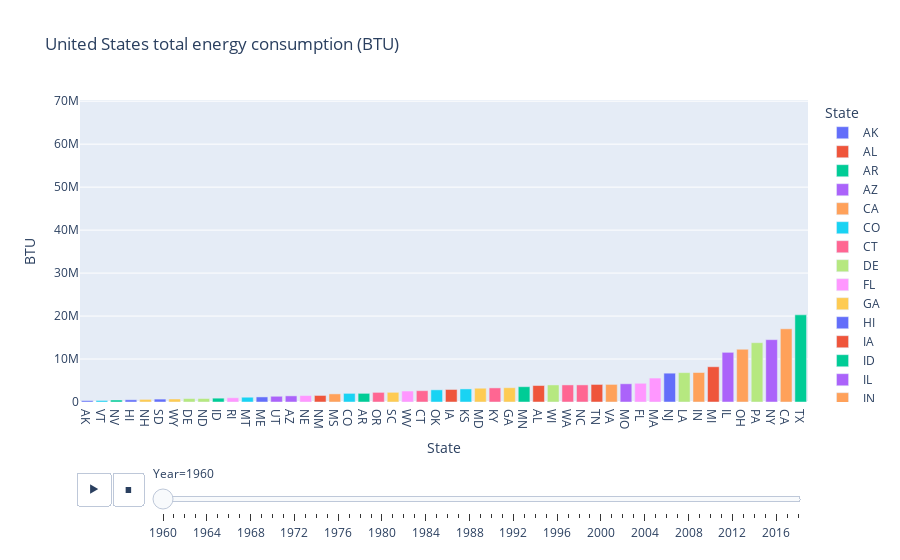

Notebook cell for this chart:
### Markdown cell above
# Creating the animated bar plot

Our data is now ready to be visualized! `plotly.express.bar` has an `animation_frame` argument which allows us to choose what column to animate our data on. For this example, we will be animating one frame per year of data.

### Code cell
fig = px.bar(
        summed_df, 
        x="State", 
        y="BTU", 
        animation_frame="Year", 
        range_y=(
            0, 
            summed_df["BTU"].max()
        ), 
        color="State",
        title="United States total energy consumption (BTU)"
).update_xaxes(categoryorder="total ascending")

fig.show()

### Figure 1 — Plotly figure (JSON) as saved in the notebook; plotly's stock layout.template omitted (floating-point values rounded to 4 significant figures)
{"data": [{"alignmentgroup": "True", "hovertemplate": "State=%{x}<br>Year=1960<br>BTU=%{y}<extra></extra>", "legendgroup": "AK", "marker": {"color": "#636efa"}, "name": "AK", "offsetgroup": "AK", "orientation": "v", "showlegend": true, "textposition": "auto", "type": "bar", "x": ["AK"], "xaxis": "x", "y": [313183], "yaxis": "y"}, {"alignmentgroup": "True", "hovertemplate": "State=%{x}<br>Year=1960<br>BTU=%{y}<extra></extra>", "legendgroup": "AL", "marker": {"color": "#EF553B"}, "name": "AL", "offsetgroup": "AL", "orientation": "v", "showlegend": true, "textposition": "auto", "type": "bar", "x": ["AL"], "xaxis": "x", "y": [3834544], "yaxis": "y"}, {"alignmentgroup": "True", "hovertemplate": "State=%{x}<br>Year=1960<br>BTU=%{y}<extra></extra>", "legendgroup": "AR", "marker": {"color": "#00cc96"}, "name": "AR", "offsetgroup": "AR", "orientation": "v", "showlegend": true, "textposition": "auto", "type": "bar", "x": ["AR"], "xaxis": "x", "y": [2012539], "yaxis": "y"}, {"alignmentgroup": "True", "hovertemplate": "State=%{x}<br>Year=1960<br>BTU=%{y}<extra></extra>", "legendgroup": "AZ", "marker": {"color": "#ab63fa"}, "name": "AZ", "offsetgroup": "AZ", "orientation": "v", "showlegend": true, "textposition": "auto", "type": "bar", "x": ["AZ"], "xaxis": "x", "y": [1423910], "yaxis": "y"}, {"alignmentgroup": "True", "hovertemplate": "State=%{x}<br>Year=1960<br>BTU=%{y}<extra></extra>", "legendgroup": "CA", "marker": {"color": "#FFA15A"}, "name": "CA", "offsetgroup": "CA", "orientation": "v", "showlegend": true, "textposition": "auto", "type": "bar", "x": ["CA"], "xaxis": "x", "y": [17033223], "yaxis": "y"}, {"alignmentgroup": "True", "hovertemplate": "State=%{x}<br>Year=1960<br>BTU=%{y}<extra></extra>", "legendgroup": "CO", "marker": {"color": "#19d3f3"}, "name": "CO", "offsetgroup": "CO", "orientation": "v", "showlegend": true, "textposition": "auto", "type": "bar", "x": ["CO"], "xaxis": "x", "y": [2007670], "yaxis": "y"}, {"alignmentgroup": "True", "hovertemplate": "State=%{x}<br>Year=1960<br>BTU=%{y}<extra></extra>", "legendgroup": "CT", "marker": {"color": "#FF6692"}, "name": "CT", "offsetgroup": "CT", "orientation": "v", "showlegend": true, "textposition": "auto", "type": "bar", "x": ["CT"], "xaxis": "x", "y": [2634442], "yaxis": "y"}, {"alignmentgroup": "True", "hovertemplate": "State=%{x}<br>Year=1960<br>BTU=%{y}<extra></extra>", "legendgroup": "DE", "marker": {"color": "#B6E880"}, "name": "DE", "offsetgroup": "DE", "orientation": "v", "showlegend": true, "textposition": "auto", "type": "bar", "x": ["DE"], "xaxis": "x", "y": [799979], "yaxis": "y"}, {"alignmentgroup": "True", "hovertemplate": "State=%{x}<br>Year=1960<br>BTU=%{y}<extra></extra>", "legendgroup": "FL", "marker": {"color": "#FF97FF"}, "name": "FL", "offsetgroup": "FL", "orientation": "v", "showlegend": true, "textposition": "auto", "type": "bar", "x": ["FL"], "xaxis": "x", "y": [4353011], "yaxis": "y"}, {"alignmentgroup": "True", "hovertemplate": "State=%{x}<br>Year=1960<br>BTU=%{y}<extra></extra>", "legendgroup": "GA", "marker": {"color": "#FECB52"}, "name": "GA", "offsetgroup": "GA", "orientation": "v", "showlegend": true, "textposition": "auto", "type": "bar", "x": ["GA"], "xaxis": "x", "y": [3324951], "yaxis": "y"}, {"alignmentgroup": "True", "hovertemplate": "State=%{x}<br>Year=1960<br>BTU=%{y}<extra></extra>", "legendgroup": "HI", "marker": {"color": "#636efa"}, "name": "HI", "offsetgroup": "HI", "orientation": "v", "showlegend": true, "textposition": "auto", "type": "bar", "x": ["HI"], "xaxis": "x", "y": [514387], "yaxis": "y"}, {"alignmentgroup": "True", "hovertemplate": "State=%{x}<br>Year=1960<br>BTU=%{y}<extra></extra>", "legendgroup": "IA", "marker": {"color": "#EF553B"}, "name": "IA", "offsetgroup": "IA", "orientation": "v", "showlegend": true, "textposition": "auto", "type": "bar", "x": ["IA"], "xaxis": "x", "y": [2916455], "yaxis": "y"}, {"alignmentgroup": "True", "hovertemplate": "State=%{x}<br>Year=1960<br>BTU=%{y}<extra></extra>", "legendgroup": "ID", "marker": {"color": "#00cc96"}, "name": "ID", "offsetgroup": "ID", "orientation": "v", "showlegend": true, "textposition": "auto", "type": "bar", "x": ["ID"], "xaxis": "x", "y": [891682], "yaxis": "y"}, {"alignmentgroup": "True", "hovertemplate": "State=%{x}<br>Year=1960<br>BTU=%{y}<extra></extra>", "legendgroup": "IL", "marker": {"color": "#ab63fa"}, "name": "IL", "offsetgroup": "IL", "orientation": "v", "showlegend": true, "textposition": "auto", "type": "bar", "x": ["IL"], "xaxis": "x", "y": [11558499], "yaxis": "y"}, {"alignmentgroup": "True", "hovertemplate": "State=%{x}<br>Year=1960<br>BTU=%{y}<extra></extra>", "legendgroup": "IN", "marker": {"color": "#FFA15A"}, "name": "IN", "offsetgroup": "IN", "orientation": "v", "showlegend": true, "textposition": "auto", "type": "bar", "x": ["IN"], "xaxis": "x", "y": [6864377], "yaxis": "y"}, {"alignmentgroup": "True", "hovertemplate": "State=%{x}<br>Year=1960<br>BTU=%{y}<extra></extra>", "legendgroup": "KS", "marker": {"color": "#19d3f3"}, "name": "KS", "offsetgroup": "KS", "orientation": "v", "showlegend": true, "textposition": "auto", "type": "bar", "x": ["KS"], "xaxis": "x", "y": [3044832], "yaxis": "y"}, {"alignmentgroup": "True", "hovertemplate": "State=%{x}<br>Year=1960<br>BTU=%{y}<extra></extra>", "legendgroup": "KY", "marker": {"color": "#FF6692"}, "name": "KY", "offsetgroup": "KY", "orientation": "v", "showlegend": true, "textposition": "auto", "type": "bar", "x": ["KY"], "xaxis": "x", "y": [3281301], "yaxis": "y"}, {"alignmentgroup": "True", "hovertemplate": "State=%{x}<br>Year=1960<br>BTU=%{y}<extra></extra>", "legendgroup": "LA", "marker": {"color": "#B6E880"}, "name": "LA", "offsetgroup": "LA", "orientation": "v", "showlegend": true, "textposition": "auto", "type": "bar", "x": ["LA"], "xaxis": "x", "y": [6834861], "yaxis": "y"}, {"alignmentgroup": "True", "hovertemplate": "State=%{x}<br>Year=1960<br>BTU=%{y}<extra></extra>", "legendgroup": "MA", "marker": {"color": "#FF97FF"}, "name": "MA", "offsetgroup": "MA", "orientation": "v", "showlegend": true, "textposition": "auto", "type": "bar", "x": ["MA"], "xaxis": "x", "y": [5570969], "yaxis": "y"}, {"alignmentgroup": "True", "hovertemplate": "State=%{x}<br>Year=1960<br>BTU=%{y}<extra></extra>", "legendgroup": "MD", "marker": {"color": "#FECB52"}, "name": "MD", "offsetgroup": "MD", "orientation": "v", "showlegend": true, "textposition": "auto", "type": "bar", "x": ["MD"], "xaxis": "x", "y": [3204803], "yaxis": "y"}, {"alignmentgroup": "True", "hovertemplate": "State=%{x}<br>Year=1960<br>BTU=%{y}<extra></extra>", "legendgroup": "ME", "marker": {"color": "#636efa"}, "name": "ME", "offsetgroup": "ME", "orientation": "v", "showlegend": true, "textposition": "auto", "type": "bar", "x": ["ME"], "xaxis": "x", "y": [1180609], "yaxis": "y"}, {"alignmentgroup": "True", "hovertemplate": "State=%{x}<br>Year=1960<br>BTU=%{y}<extra></extra>", "legendgroup": "MI", "marker": {"color": "#EF553B"}, "name": "MI", "offsetgroup": "MI", "orientation": "v", "showlegend": true, "textposition": "auto", "type": "bar", "x": ["MI"], "xaxis": "x", "y": [8201712], "yaxis": "y"}, {"alignmentgroup": "True", "hovertemplate": "State=%{x}<br>Year=1960<br>BTU=%{y}<extra></extra>", "legendgroup": "MN", "marker": {"color": "#00cc96"}, "name": "MN", "offsetgroup": "MN", "orientation": "v", "showlegend": true, "textposition": "auto", "type": "bar", "x": ["MN"], "xaxis": "x", "y": [3559566], "yaxis": "y"}, {"alignmentgroup": "True", "hovertemplate": "State=%{x}<br>Year=1960<br>BTU=%{y}<extra></extra>", "legendgroup": "MO", "marker": {"color": "#ab63fa"}, "name": "MO", "offsetgroup": "MO", "orientation": "v", "showlegend": true, "textposition": "auto", "type": "bar", "x": ["MO"], "xaxis": "x", "y": [4240786], "yaxis": "y"}, {"alignmentgroup": "True", "hovertemplate": "State=%{x}<br>Year=1960<br>BTU=%{y}<extra></extra>", "legendgroup": "MS", "marker": {"color": "#FFA15A"}, "name": "MS", "offsetgroup": "MS", "orientation": "v", "showlegend": true, "textposition": "auto", "type": "bar", "x": ["MS"], "xaxis": "x", "y": [1887423], "yaxis": "y"}, {"alignmentgroup": "True", "hovertemplate": "State=%{x}<br>Year=1960<br>BTU=%{y}<extra></extra>", "legendgroup": "MT", "marker": {"color": "#19d3f3"}, "name": "MT", "offsetgroup": "MT", "orientation": "v", "showlegend": true, "textposition": "auto", "type": "bar", "x": ["MT"], "xaxis": "x", "y": [1110264], "yaxis": "y"}, {"alignmentgroup": "True", "hovertemplate": "State=%{x}<br>Year=1960<br>BTU=%{y}<extra></extra>", "legendgroup": "NC", "marker": {"color": "#FF6692"}, "name": "NC", "offsetgroup": "NC", "orientation": "v", "showlegend": true, "textposition": "auto", "type": "bar", "x": ["NC"], "xaxis": "x", "y": [3979444], "yaxis": "y"}, {"alignmentgroup": "True", "hovertemplate": "State=%{x}<br>Year=1960<br>BTU=%{y}<extra></extra>", "legendgroup": "ND", "marker": {"color": "#B6E880"}, "name": "ND", "offsetgroup": "ND", "orientation": "v", "showlegend": true, "textposition": "auto", "type": "bar", "x": ["ND"], "xaxis": "x", "y": [810033], "yaxis": "y"}, {"alignmentgroup": "True", "hovertemplate": "State=%{x}<br>Year=1960<br>BTU=%{y}<extra></extra>", "legendgroup": "NE", "marker": {"color": "#FF97FF"}, "name": "NE", "offsetgroup": "NE", "orientation": "v", "showlegend": true, "textposition": "auto", "type": "bar", "x": ["NE"], "xaxis": "x", "y": [1497349], "yaxis": "y"}, {"alignmentgroup": "True", "hovertemplate": "State=%{x}<br>Year=1960<br>BTU=%{y}<extra></extra>", "legendgroup": "NH", "marker": {"color": "#FECB52"}, "name": "NH", "offsetgroup": "NH", "orientation": "v", "showlegend": true, "textposition": "auto", "type": "bar", "x": ["NH"], "xaxis": "x", "y": [609769], "yaxis": "y"}, {"alignmentgroup": "True", "hovertemplate": "State=%{x}<br>Year=1960<br>BTU=%{y}<extra></extra>", "legendgroup": "NJ", "marker": {"color": "#636efa"}, "name": "NJ", "offsetgroup": "NJ", "orientation": "v", "showlegend": true, "textposition": "auto", "type": "bar", "x": ["NJ"], "xaxis": "x", "y": [6706849], "yaxis": "y"}, {"alignmentgroup": "True", "hovertemplate": "State=%{x}<br>Year=1960<br>BTU=%{y}<extra></extra>", "legendgroup": "NM", "marker": {"color": "#EF553B"}, "name": "NM", "offsetgroup": "NM", "orientation": "v", "showlegend": true, "textposition": "auto", "type": "bar", "x": ["NM"], "xaxis": "x", "y": [1521108], "yaxis": "y"}, {"alignmentgroup": "True", "hovertemplate": "State=%{x}<br>Year=1960<br>BTU=%{y}<extra></extra>", "legendgroup": "NV", "marker": {"color": "#00cc96"}, "name": "NV", "offsetgroup": "NV", "orientation": "v", "showlegend": true, "textposition": "auto", "type": "bar", "x": ["NV"], "xaxis": "x", "y": [459935], "yaxis": "y"}, {"alignmentgroup": "True", "hovertemplate": "State=%{x}<br>Year=1960<br>BTU=%{y}<extra></extra>", "legendgroup": "NY", "marker": {"color": "#ab63fa"}, "name": "NY", "offsetgroup": "NY", "orientation": "v", "showlegend": true, "textposition": "auto", "type": "bar", "x": ["NY"], "xaxis": "x", "y": [14506019], "yaxis": "y"}, {"alignmentgroup": "True", "hovertemplate": "State=%{x}<br>Year=1960<br>BTU=%{y}<extra></extra>", "legendgroup": "OH", "marker": {"color": "#FFA15A"}, "name": "OH", "offsetgroup": "OH", "orientation": "v", "showlegend": true, "textposition": "auto", "type": "bar", "x": ["OH"], "xaxis": "x", "y": [12275755], "yaxis": "y"}, {"alignmentgroup": "True", "hovertemplate": "State=%{x}<br>Year=1960<br>BTU=%{y}<extra></extra>", "legendgroup": "OK", "marker": {"color": "#19d3f3"}, "name": "OK", "offsetgroup": "OK", "orientation": "v", "showlegend": true, "textposition": "auto", "type": "bar", "x": ["OK"], "xaxis": "x", "y": [2832553], "yaxis": "y"}, {"alignmentgroup": "True", "hovertemplate": "State=%{x}<br>Year=1960<br>BTU=%{y}<extra></extra>", "legendgroup": "OR", "marker": {"color": "#FF6692"}, "name": "OR", "offsetgroup": "OR", "orientation": "v", "showlegend": true, "textposition": "auto", "type": "bar", "x": ["OR"], "xaxis": "x", "y": [2238655], "yaxis": "y"}, {"alignmentgroup": "True", "hovertemplate": "State=%{x}<br>Year=1960<br>BTU=%{y}<extra></extra>", "legendgroup": "PA", "marker": {"color": "#B6E880"}, "name": "PA", "offsetgroup": "PA", "orientation": "v", "showlegend": true, "textposition": "auto", "type": "bar", "x": ["PA"], "xaxis": "x", "y": [13798045], "yaxis": "y"}, {"alignmentgroup": "True", "hovertemplate": "State=%{x}<br>Year=1960<br>BTU=%{y}<extra></extra>", "legendgroup": "RI", "marker": {"color": "#FF97FF"}, "name": "RI", "offsetgroup": "RI", "orientation": "v", "showlegend": true, "textposition": "auto", "type": "bar", "x": ["RI"], "xaxis": "x", "y": [984718], "yaxis": "y"}, {"alignmentgroup": "True", "hovertemplate": "State=%{x}<br>Year=1960<br>BTU=%{y}<extra></extra>", "legendgroup": "SC", "marker": {"color": "#FECB52"}, "name": "SC", "offsetgroup": "SC", "orientation": "v", "showlegend": true, "textposition": "auto", "type": "bar", "x": ["SC"], "xaxis": "x", "y": [2252130], "yaxis": "y"}, {"alignmentgroup": "True", "hovertemplate": "State=%{x}<br>Year=1960<br>BTU=%{y}<extra></extra>", "legendgroup": "SD", "marker": {"color": "#636efa"}, "name": "SD", "offsetgroup": "SD", "orientation": "v", "showlegend": true, "textposition": "auto", "type": "bar", "x": ["SD"], "xaxis": "x", "y": [674205], "yaxis": "y"}, {"alignmentgroup": "True", "hovertemplate": "State=%{x}<br>Year=1960<br>BTU=%{y}<extra></extra>", "legendgroup": "TN", "marker": {"color": "#EF553B"}, "name": "TN", "offsetgroup": "TN", "orientation": "v", "showlegend": true, "textposition": "auto", "type": "bar", "x": ["TN"], "xaxis": "x", "y": [4084003], "yaxis": "y"}, {"alignmentgroup": "True", "hovertemplate": "State=%{x}<br>Year=1960<br>BTU=%{y}<extra></extra>", "legendgroup": "TX", "marker": {"color": "#00cc96"}, "name": "TX", "offsetgroup": "TX", "orientation": "v", "showlegend": true, "textposition": "auto", "type": "bar", "x": ["TX"], "xaxis": "x", "y": [20281659], "yaxis": "y"}, {"alignmentgroup": "True", "hovertemplate": "State=%{x}<br>Year=1960<br>BTU=%{y}<extra></extra>", "legendgroup": "UT", "marker": {"color": "#ab63fa"}, "name": "UT", "offsetgroup": "UT", "orientation": "v", "showlegend": true, "textposition": "auto", "type": "bar", "x": ["UT"], "xaxis": "x", "y": [1332310], "yaxis": "y"}, {"alignmentgroup": "True", "hovertemplate": "State=%{x}<br>Year=1960<br>BTU=%{y}<extra></extra>", "legendgroup": "VA", "marker": {"color": "#FFA15A"}, "name": "VA", "offsetgroup": "VA", "orientation": "v", "showlegend": true, "textposition": "auto", "type": "bar", "x": ["VA"], "xaxis": "x", "y": [4092595], "yaxis": "y"}, {"alignmentgroup": "True", "hovertemplate": "State=%{x}<br>Year=1960<br>BTU=%{y}<extra></extra>", "legendgroup": "VT", "marker": {"color": "#19d3f3"}, "name": "VT", "offsetgroup": "VT", "orientation": "v", "showlegend": true, "textposition": "auto", "type": "bar", "x": ["VT"], "xaxis": "x", "y": [357721], "yaxis": "y"}, {"alignmentgroup": "True", "hovertemplate": "State=%{x}<br>Year=1960<br>BTU=%{y}<extra></extra>", "legendgroup": "WA", "marker": {"color": "#FF6692"}, "name": "WA", "offsetgroup": "WA", "orientation": "v", "showlegend": true, "textposition": "auto", "type": "bar", "x": ["WA"], "xaxis": "x", "y": [3974204], "yaxis": "y"}, {"alignmentgroup": "True", "hovertemplate": "State=%{x}<br>Year=1960<br>BTU=%{y}<extra></extra>", "legendgroup": "WI", "marker": {"color": "#B6E880"}, "name": "WI", "offsetgroup": "WI", "orientation": "v", "showlegend": true, "textposition": "auto", "type": "bar", "x": ["WI"], "xaxis": "x", "y": [3971717], "yaxis": "y"}, {"alignmentgroup": "True", "hovertemplate": "State=%{x}<br>Year=1960<br>BTU=%{y}<extra></extra>", "legendgroup": "WV", "marker": {"color": "#FF97FF"}, "name": "WV", "offsetgroup": "WV", "orientation": "v", "showlegend": true, "textposition": "auto", "type": "bar", "x": ["WV"], "xaxis": "x", "y": [2553265], "yaxis": "y"}, {"alignmentgroup": "True", "hovertemplate": "State=%{x}<br>Year=1960<br>BTU=%{y}<extra></extra>", "legendgroup": "WY", "marker": {"color": "#FECB52"}, "name": "WY", "offsetgroup": "WY", "orientation": "v", "showlegend": true, "textposition": "auto", "type": "bar", "x": ["WY"], "xaxis": "x", "y": [703833], "yaxis": "y"}], "layout": {"barmode": "relative", "legend": {"title": {"text": "State"}, "tracegroupgap": 0}, "sliders": [{"active": 0, "currentvalue": {"prefix": "Year="}, "len": 0.9, "pad": {"b": 10, "t": 60}, "steps": [{"args": [["1960"], {"frame": {"duration": 0, "redraw": true}, "fromcurrent": true, "mode": "immediate", "transition": {"duration": 0, "easing": "linear"}}], "label": "1960", "method": "animate"}, {"args": [["1961"], {"frame": {"duration": 0, "redraw": true}, "fromcurrent": true, "mode": "immediate", "transition": {"duration": 0, "easing": "linear"}}], "label": "1961", "method": "animate"}, {"args": [["1962"], {"frame": {"duration": 0, "redraw": true}, "fromcurrent": true, "mode": "immediate", "transition": {"duration": 0, "easing": "linear"}}], "label": "1962", "method": "animate"}, {"args": [["1963"], {"frame": {"duration": 0, "redraw": true}, "fromcurrent": true, "mode": "immediate", "transition": {"duration": 0, "easing": "linear"}}], "label": "1963", "method": "animate"}, {"args": [["1964"], {"frame": {"duration": 0, "redraw": true}, "fromcurrent": true, "mode": "immediate", "transition": {"duration": 0, "easing": "linear"}}], "label": "1964", "method": "animate"}, {"args": [["1965"], {"frame": {"duration": 0, "redraw": true}, "fromcurrent": true, "mode": "immediate", "transition": {"duration": 0, "easing": "linear"}}], "label": "1965", "method": "animate"}, {"args": [["1966"], {"frame": {"duration": 0, "redraw": true}, "fromcurrent": true, "mode": "immediate", "transition": {"duration": 0, "easing": "linear"}}], "label": "1966", "method": "animate"}, {"args": [["1967"], {"frame": {"duration": 0, "redraw": true}, "fromcurrent": true, "mode": "immediate", "transition": {"duration": 0, "easing": "linear"}}], "label": "1967", "method": "animate"}, {"args": [["1968"], {"frame": {"duration": 0, "redraw": true}, "fromcurrent": true, "mode": "immediate", "transition": {"duration": 0, "easing": "linear"}}], "label": "1968", "method": "animate"}, {"args": [["1969"], {"frame": {"duration": 0, "redraw": true}, "fromcurrent": true, "mode": "immediate", "transition": {"duration": 0, "easing": "linear"}}], "label": "1969", "method": "animate"}, {"args": [["1970"], {"frame": {"duration": 0, "redraw": true}, "fromcurrent": true, "mode": "immediate", "transition": {"duration": 0, "easing": "linear"}}], "label": "1970", "method": "animate"}, {"args": [["1971"], {"frame": {"duration": 0, "redraw": true}, "fromcurrent": true, "mode": "immediate", "transition": {"duration": 0, "easing": "linear"}}], "label": "1971", "method": "animate"}, {"args": [["1972"], {"frame": {"duration": 0, "redraw": true}, "fromcurrent": true, "mode": "immediate", "transition": {"duration": 0, "easing": "linear"}}], "label": "1972", "method": "animate"}, {"args": [["1973"], {"frame": {"duration": 0, "redraw": true}, "fromcurrent": true, "mode": "immediate", "transition": {"duration": 0, "easing": "linear"}}], "label": "1973", "method": "animate"}, {"args": [["1974"], {"frame": {"duration": 0, "redraw": true}, "fromcurrent": true, "mode": "immediate", "transition": {"duration": 0, "easing": "linear"}}], "label": "1974", "method": "animate"}, {"args": [["1975"], {"frame": {"duration": 0, "redraw": true}, "fromcurrent": true, "mode": "immediate", "transition": {"duration": 0, "easing": "linear"}}], "label": "1975", "method": "animate"}, {"args": [["1976"], {"frame": {"duration": 0, "redraw": true}, "fromcurrent": true, "mode": "immediate", "transition": {"duration": 0, "easing": "linear"}}], "label": "1976", "method": "animate"}, {"args": [["1977"], {"frame": {"duration": 0, "redraw": true}, "fromcurrent": true, "mode": "immediate", "transition": {"duration": 0, "easing": "linear"}}], "label": "1977", "method": "animate"}, {"args": [["1978"], {"frame": {"duration": 0, "redraw": true}, "fromcurrent": true, "mode": "immediate", "transition": {"duration": 0, "easing": "linear"}}], "label": "1978", "method": "animate"}, {"args": [["1979"], {"frame": {"duration": 0, "redraw": true}, "fromcurrent": true, "mode": "immediate", "transition": {"duration": 0, "easing": "linear"}}], "label": "1979", "method": "animate"}, {"args": [["1980"], {"frame": {"duration": 0, "redraw": true}, "fromcurrent": true, "mode": "immediate", "transition": {"duration": 0, "easing": "linear"}}], "label": "1980", "method": "animate"}, {"args": [["1981"], {"frame": {"duration": 0, "redraw": true}, "fromcurrent": true, "mode": "immediate", "transition": {"duration": 0, "easing": "linear"}}], "label": "1981", "method": "animate"}, {"args": [["1982"], {"frame": {"duration": 0, "redraw": true}, "fromcurrent": true, "mode": "immediate", "transition": {"duration": 0, "easing": "linear"}}], "label": "1982", "method": "animate"}, {"args": [["1983"], {"frame": {"duration": 0, "redraw": true}, "fromcurrent": true, "mode": "immediate", "transition": {"duration": 0, "easing": "linear"}}], "label": "1983", "method": "animate"}, {"args": [["1984"], {"frame": {"duration": 0, "redraw": true}, "fromcurrent": true, "mode": "immediate", "transition": {"duration": 0, "easing": "linear"}}], "label": "1984", "method": "animate"}, {"args": [["1985"], {"frame": {"duration": 0, "redraw": true}, "fromcurrent": true, "mode": "immediate", "transition": {"duration": 0, "easing": "linear"}}], "label": "1985", "method": "animate"}, {"args": [["1986"], {"frame": {"duration": 0, "redraw": true}, "fromcurrent": true, "mode": "immediate", "transition": {"duration": 0, "easing": "linear"}}], "label": "1986", "method": "animate"}, {"args": [["1987"], {"frame": {"duration": 0, "redraw": true}, "fromcurrent": true, "mode": "immediate", "transition": {"duration": 0, "easing": "linear"}}], "label": "1987", "method": "animate"}, {"args": [["1988"], {"frame": {"duration": 0, "redraw": true}, "fromcurrent": true, "mode": "immediate", "transition": {"duration": 0, "easing": "linear"}}], "label": "1988", "method": "animate"}, {"args": [["1989"], {"frame": {"duration": 0, "redraw": true}, "fromcurrent": true, "mode": "immediate", "transition": {"duration": 0, "easing": "linear"}}], "label": "1989", "method": "animate"}, {"args": [["1990"], {"frame": {"duration": 0, "redraw": true}, "fromcurrent": true, "mode": "immediate", "transition": {"duration": 0, "easing": "linear"}}], "label": "1990", "method": "animate"}, {"args": [["1991"], {"frame": {"duration": 0, "redraw": true}, "fromcurrent": true, "mode": "immediate", "transition": {"duration": 0, "easing": "linear"}}], "label": "1991", "method": "animate"}, {"args": [["1992"], {"frame": {"duration": 0, "redraw": true}, "fromcurrent": true, "mode": "immediate", "transition": {"duration": 0, "easing": "linear"}}], "label": "1992", "method": "animate"}, {"args": [["1993"], {"frame": {"duration": 0, "redraw": true}, "fromcurrent": true, "mode": "immediate", "transition": {"duration": 0, "easing": "linear"}}], "label": "1993", "method": "animate"}, {"args": [["1994"], {"frame": {"duration": 0, "redraw": true}, "fromcurrent": true, "mode": "immediate", "transition": {"duration": 0, "easing": "linear"}}], "label": "1994", "method": "animate"}, {"args": [["1995"], {"frame": {"duration": 0, "redraw": true}, "fromcurrent": true, "mode": "immediate", "transition": {"duration": 0, "easing": "linear"}}], "label": "1995", "method": "animate"}, {"args": [["1996"], {"frame": {"duration": 0, "redraw": true}, "fromcurrent": true, "mode": "immediate", "transition": {"duration": 0, "easing": "linear"}}], "label": "1996", "method": "animate"}, {"args": [["1997"], {"frame": {"duration": 0, "redraw": true}, "fromcurrent": true, "mode": "immediate", "transition": {"duration": 0, "easing": "linear"}}], "label": "1997", "method": "animate"}, {"args": [["1998"], {"frame": {"duration": 0, "redraw": true}, "fromcurrent": true, "mode": "immediate", "transition": {"duration": 0, "easing": "linear"}}], "label": "1998", "method": "animate"}, {"args": [["1999"], {"frame": {"duration": 0, "redraw": true}, "fromcurrent": true, "mode": "immediate", "transition": {"duration": 0, "easing": "linear"}}], "label": "1999", "method": "animate"}, {"args": [["2000"], {"frame": {"duration": 0, "redraw": true}, "fromcurrent": true, "mode": "immediate", "transition": {"duration": 0, "easing": "linear"}}], "label": "2000", "method": "animate"}, {"args": [["2001"], {"frame": {"duration": 0, "redraw": true}, "fromcurrent": true, "mode": "immediate", "transition": {"duration": 0, "easing": "linear"}}], "label": "2001", "method": "animate"}, {"args": [["2002"], {"frame": {"duration": 0, "redraw": true}, "fromcurrent": true, "mode": "immediate", "transition": {"duration": 0, "easing": "linear"}}], "label": "2002", "method": "animate"}, {"args": [["2003"], {"frame": {"duration": 0, "redraw": true}, "fromcurrent": true, "mode": "immediate", "transition": {"duration": 0, "easing": "linear"}}], "label": "2003", "method": "animate"}, {"args": [["2004"], {"frame": {"duration": 0, "redraw": true}, "fromcurrent": true, "mode": "immediate", "transition": {"duration": 0, "easing": "linear"}}], "label": "2004", "method": "animate"}, {"args": [["2005"], {"frame": {"duration": 0, "redraw": true}, "fromcurrent": true, "mode": "immediate", "transition": {"duration": 0, "easing": "linear"}}], "label": "2005", "method": "animate"}, {"args": [["2006"], {"frame": {"duration": 0, "redraw": true}, "fromcurrent": true, "mode": "immediate", "transition": {"duration": 0, "easing": "linear"}}], "label": "2006", "method": "animate"}, {"args": [["2007"], {"frame": {"duration": 0, "redraw": true}, "fromcurrent": true, "mode": "immediate", "transition": {"duration": 0, "easing": "linear"}}], "label": "2007", "method": "animate"}, {"args": [["2008"], {"frame": {"duration": 0, "redraw": true}, "fromcurrent": true, "mode": "immediate", "transition": {"duration": 0, "easing": "linear"}}], "label": "2008", "method": "animate"}, {"args": [["2009"], {"frame": {"duration": 0, "redraw": true}, "fromcurrent": true, "mode": "immediate", "transition": {"duration": 0, "easing": "linear"}}], "label": "2009", "method": "animate"}, {"args": [["2010"], {"frame": {"duration": 0, "redraw": true}, "fromcurrent": true, "mode": "immediate", "transition": {"duration": 0, "easing": "linear"}}], "label": "2010", "method": "animate"}, {"args": [["2011"], {"frame": {"duration": 0, "redraw": true}, "fromcurrent": true, "mode": "immediate", "transition": {"duration": 0, "easing": "linear"}}], "label": "2011", "method": "animate"}, {"args": [["2012"], {"frame": {"duration": 0, "redraw": true}, "fromcurrent": true, "mode": "immediate", "transition": {"duration": 0, "easing": "linear"}}], "label": "2012", "method": "animate"}, {"args": [["2013"], {"frame": {"duration": 0, "redraw": true}, "fromcurrent": true, "mode": "immediate", "transition": {"duration": 0, "easing": "linear"}}], "label": "2013", "method": "animate"}, {"args": [["2014"], {"frame": {"duration": 0, "redraw": true}, "fromcurrent": true, "mode": "immediate", "transition": {"duration": 0, "easing": "linear"}}], "label": "2014", "method": "animate"}, {"args": [["2015"], {"frame": {"duration": 0, "redraw": true}, "fromcurrent": true, "mode": "immediate", "transition": {"duration": 0, "easing": "linear"}}], "label": "2015", "method": "animate"}, {"args": [["2016"], {"frame": {"duration": 0, "redraw": true}, "fromcurrent": true, "mode": "immediate", "transition": {"duration": 0, "easing": "linear"}}], "label": "2016", "method": "animate"}, {"args": [["2017"], {"frame": {"duration": 0, "redraw": true}, "fromcurrent": true, "mode": "immediate", "transition": {"duration": 0, "easing": "linear"}}], "label": "2017", "method": "animate"}, {"args": [["2018"], {"frame": {"duration": 0, "redraw": true}, "fromcurrent": true, "mode": "immediate", "transition": {"duration": 0, "easing": "linear"}}], "label": "2018", "method": "animate"}], "x": 0.1, "xanchor": "left", "y": 0, "yanchor": "top"}], "title": {"text": "United States total energy consumption (BTU)"}, "updatemenus": [{"buttons": [{"args": [null, {"frame": {"duration": 500, "redraw": true}, "fromcurrent": true, "mode": "immediate", "transition": {"duration": 500, "easing": "linear"}}], "label": "&#9654;", "method": "animate"}, {"args": [[null], {"frame": {"duration": 0, "redraw": true}, "fromcurrent": true, "mode": "immediate", "transition": {"duration": 0, "easing": "linear"}}], "label": "&#9724;", "method": "animate"}], "direction": "left", "pad": {"r": 10, "t": 70}, "showactive": false, "type": "buttons", "x": 0.1, "xanchor": "right", "y": 0, "yanchor": "top"}], "xaxis": {"anchor": "y", "categoryarray": ["AK", "AL", "AR", "AZ", "CA", "CO", "CT", "DE", "FL", "GA", "HI", "IA", "ID", "IL", "IN", "KS", "KY", "LA", "MA", "MD", "ME", "MI", "MN", "MO", "MS", "MT", "NC", "ND", "NE", "NH", "NJ", "NM", "NV", "NY", "OH", "OK", "OR", "PA", "RI", "SC", "SD", "TN", "TX", "UT", "VA", "VT", "WA", "WI", "WV", "WY"], "categoryorder": "total ascending", "domain": [0, 1], "title": {"text": "State"}}, "yaxis": {"anchor": "x", "domain": [0, 1], "range": [0, 70275650], "title": {"text": "BTU"}}}}
